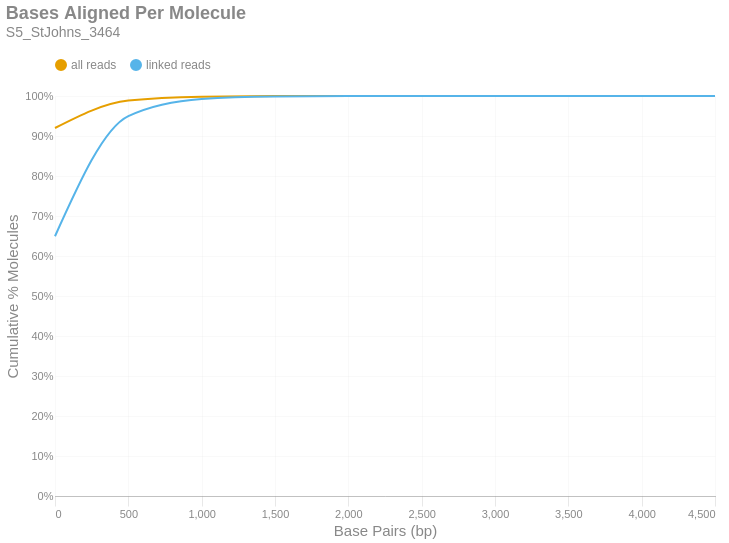

Notebook code for this chart:
### Markdown cell above
### Bases Aligned Per Molecule
This is a cumulative frequency distribution showing the number of base pairs aligned per unique molecule. These data are shown in 500 bp bins. There are two distributions: one with `all reads` (yellow) and another with only `linked reads` (blue). The percent of molecules in the `linked reads` distribution is relative to the total number of linked molecules.

### Code cell
if SKIPLR:
    print_html(f"Skipped")
else:
    binned_df = consolidated_hist(valids['aligned_bp'], mask, 500, True)
    with SafeRender(binned_df):
        (
            density_plot(binned_df, 'Bases Aligned Per Molecule', samplename, 'basesper')
            .encode(
                x=alt.X('bin:Q', title="Base Pairs (bp)").axis(tickMinStep=500).scale(padding=0),
                y=alt.Y('value:Q', title='Cumulative % Molecules')
                    .axis(format='%')
                    .scale(domain = [0,1])
                    .stack(False),
                color=alt.Color("key:N").scale(domain = ["all reads", "linked reads"]),
                tooltip = [
                    alt.Tooltip("key:N", title = "Data Type"),
                    alt.Tooltip("range_label:N", title="Bases Aligned Per Molecule"),
                    alt.Tooltip("value:Q", format = ".2%", title="% Molecules (Cum.)")
                ]
            )
        ).display()

### Figure 1 — Vega-Lite specification as saved in the notebook (floating-point values rounded to 4 significant figures)
{"width": "container", "height": 400, "config": {"title": {"anchor": "start", "dy": -15, "fontSize": 18, "color": "#888888", "subtitleColor": "#888888", "subtitleFontSize": 14}, "arc": {"fill": "#0072B2"}, "axis": {"domainColor": "#888888", "domainWidth": 0.5, "gridWidth": 0.2, "grid": false, "titleFontWeight": 400, "titleFontSize": 15, "labelFontSize": 11, "labelColor": "#888888", "tickColor": "#888888", "tickWidth": 0.2, "titleColor": "#888888"}, "axisBand": {"grid": false}, "axisX": {"grid": true, "tickSize": 10, "domainCap": "round"}, "axisY": {"domain": false, "grid": true, "tickSize": 0, "domainCap": "round"}, "background": "transparent", "header": {"labelFontSize": 15, "labelColor": "#888888", "titleFontSize": 15, "titleFontWeight": 600, "titleColor": "#888888"}, "legend": {"labelFont": "sans-serif", "labelFontSize": 12, "labelColor": "#888888", "symbolSize": 100, "symbolType": "circle", "titleFontSize": 12, "titlePadding": 10, "titleColor": "#888888", "title": null, "orient": "top"}, "range": {"category": ["#E69F00", "#56B4E9", "#009E73", "#F0E442", "#0072B2", "#D55E00", "#CC79A7", "#000000"], "diverging": ["#cfe8f3", "#a2d4ec", "#73bfe2", "#46abdb", "#1696d2", "#12719e"]}, "area": {"fill": "#0072B2", "fillOpacity": 0.7, "line": true, "strokeOpacity": 0.7}, "line": {"color": "#0072B2", "stroke": "#0072B2", "strokeWidth": 2}, "trail": {"color": "#0072B2", "stroke": "#0072B2", "strokeWidth": 0, "size": 1}, "point": {"filled": true, "fillOpacity": 1.0, "size": 95}, "text": {"color": "#888888", "fontSize": 11, "align": "right", "fontWeight": 400, "size": 11}, "bar": {"fill": "#0072B2", "stroke": null}, "view": {"stroke": null, "continuousWidth": 660, "continuousHeight": 400}}, "data": {"name": "data-1ef82c43976ade65f4e5a0d58aabf6ba"}, "mark": {"type": "line", "interpolate": "monotone", "point": {"opacity": 0, "size": 275}}, "encoding": {"color": {"field": "key", "scale": {"domain": ["all reads", "linked reads"]}, "type": "nominal"}, "tooltip": [{"field": "key", "title": "Data Type", "type": "nominal"}, {"field": "range_label", "title": "Bases Aligned Per Molecule", "type": "nominal"}, {"field": "value", "format": ".2%", "title": "% Molecules (Cum.)", "type": "quantitative"}], "x": {"axis": {"tickMinStep": 500}, "field": "bin", "scale": {"padding": 0}, "title": "Base Pairs (bp)", "type": "quantitative"}, "y": {"axis": {"format": "%"}, "field": "value", "scale": {"domain": [0, 1]}, "stack": false, "title": "Cumulative % Molecules", "type": "quantitative"}}, "params": [{"name": "param_c36ac31b6afebe62", "select": {"type": "point", "fields": ["key"]}, "bind": "legend"}], "title": {"text": "Bases Aligned Per Molecule", "subtitle": "S5_StJohns_3464"}, "transform": [{"fold": ["all reads (cumsum)", "linked reads (cumsum)"]}, {"calculate": "replace(datum.key, ' (cumsum)', '')", "as": "key"}, {"filter": {"param": "param_c36ac31b6afebe62"}}], "usermeta": {"embedOptions": {"downloadFileName": "S5_StJohns_3464.basesper"}}, "$schema": "https://vega.github.io/schema/vega-lite/v6.1.0.json", "datasets": {"data-1ef82c43976ade65f4e5a0d58aabf6ba": [{"bin": "0.0", "interval": "0.0-500.0", "all reads": 0.92, "linked reads": 0.6493, "all reads (cumsum)": 0.92, "linked reads (cumsum)": 0.6493, "range_label": "0-499"}, {"bin": "500.0", "interval": "500.0-1000.0", "all reads": 0.0686, "linked reads": 0.3005, "all reads (cumsum)": 0.9886, "linked reads (cumsum)": 0.9498, "range_label": "500-999"}, {"bin": "1000.0", "interval": "1000.0-1500.0", "all reads": 0.00974, "linked reads": 0.0429, "all reads (cumsum)": 0.9984, "linked reads (cumsum)": 0.9928, "range_label": "1000-1499"}, {"bin": "1500.0", "interval": "1500.0-2000.0", "all reads": 0.001396, "linked reads": 0.006152, "all reads (cumsum)": 0.9998, "linked reads (cumsum)": 0.9989, "range_label": "1500-1999"}, {"bin": "2000.0", "interval": "2000.0-2500.0", "all reads": 0.0002145, "linked reads": 0.0009451, "all reads (cumsum)": 1.0, "linked reads (cumsum)": 0.9999, "range_label": "2000-2499"}, {"bin": "2500.0", "interval": "2500.0-3000.0", "all reads": 2.605e-05, "linked reads": 0.0001148, "all reads (cumsum)": 1.0, "linked reads (cumsum)": 1.0, "range_label": "2500-2999"}, {"bin": "3000.0", "interval": "3000.0-3500.0", "all reads": 6.551e-06, "linked reads": 2.886e-05, "all reads (cumsum)": 1.0, "linked reads (cumsum)": 1.0, "range_label": "3000-3499"}, {"bin": "3500.0", "interval": "3500.0-4000.0", "all reads": 9.141e-07, "linked reads": 4.027e-06, "all reads (cumsum)": 1.0, "linked reads (cumsum)": 1.0, "range_label": "3500-3999"}, {"bin": "4000.0", "interval": "4000.0-4500.0", "all reads": 1.523e-07, "linked reads": 6.712e-07, "all reads (cumsum)": 1.0, "linked reads (cumsum)": 1.0, "range_label": "4000-4499"}, {"bin": "4500.0", "interval": "4500.0-5000.0", "all reads": 1.523e-07, "linked reads": 6.712e-07, "all reads (cumsum)": 1.0, "linked reads (cumsum)": 1.0, "range_label": "4500-4999"}]}}
